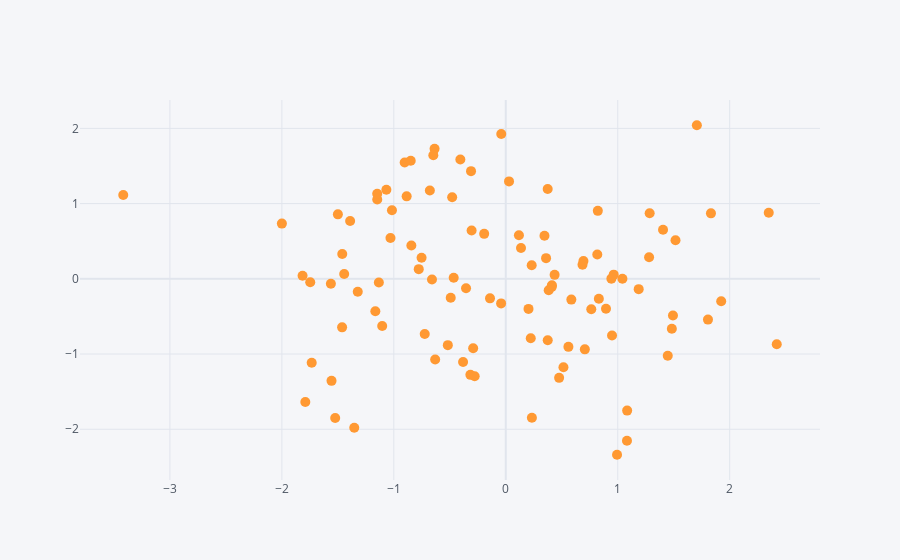

The notebook cell this image was saved under:
### Code cell
#Scatter

df.iplot(kind='scatter',x='A',y='B',mode='markers',size=10)
